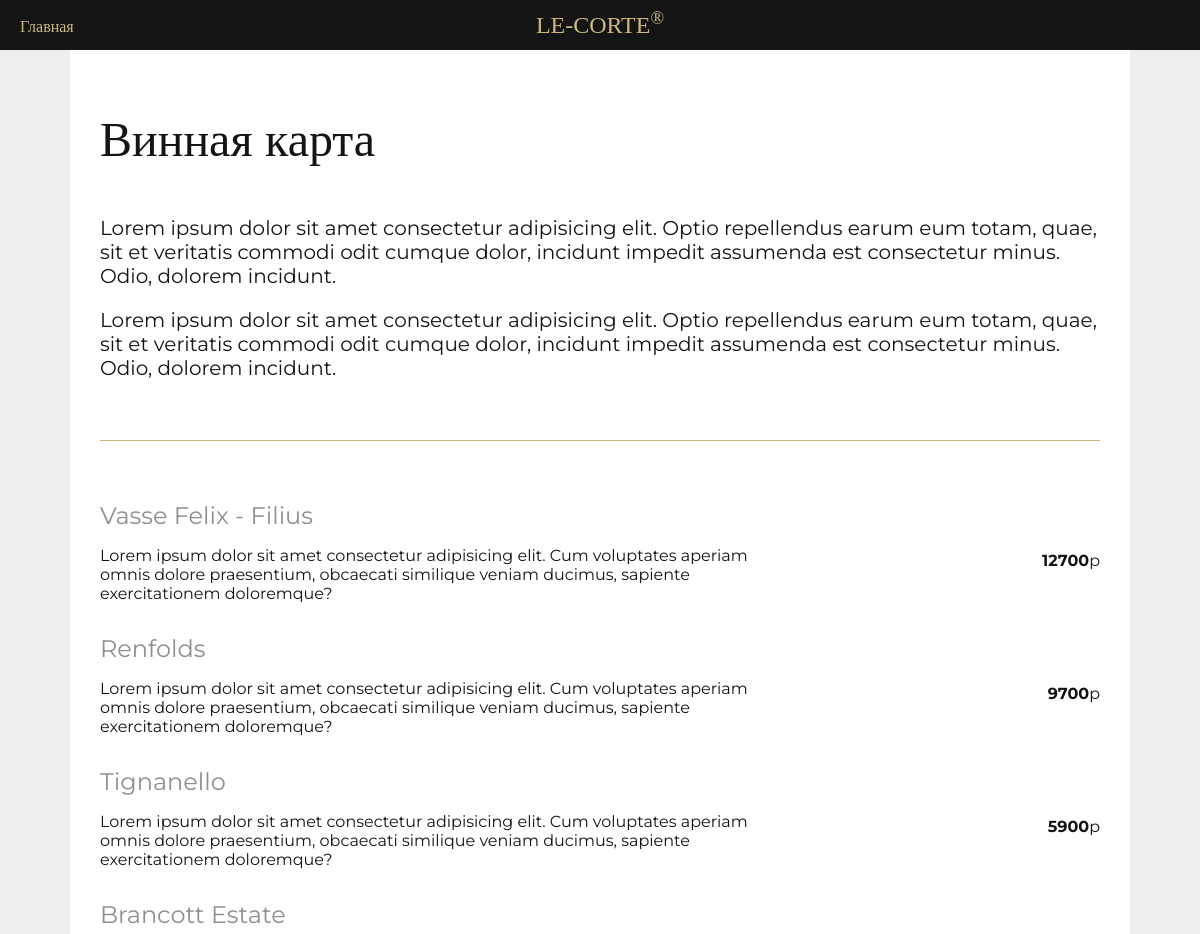
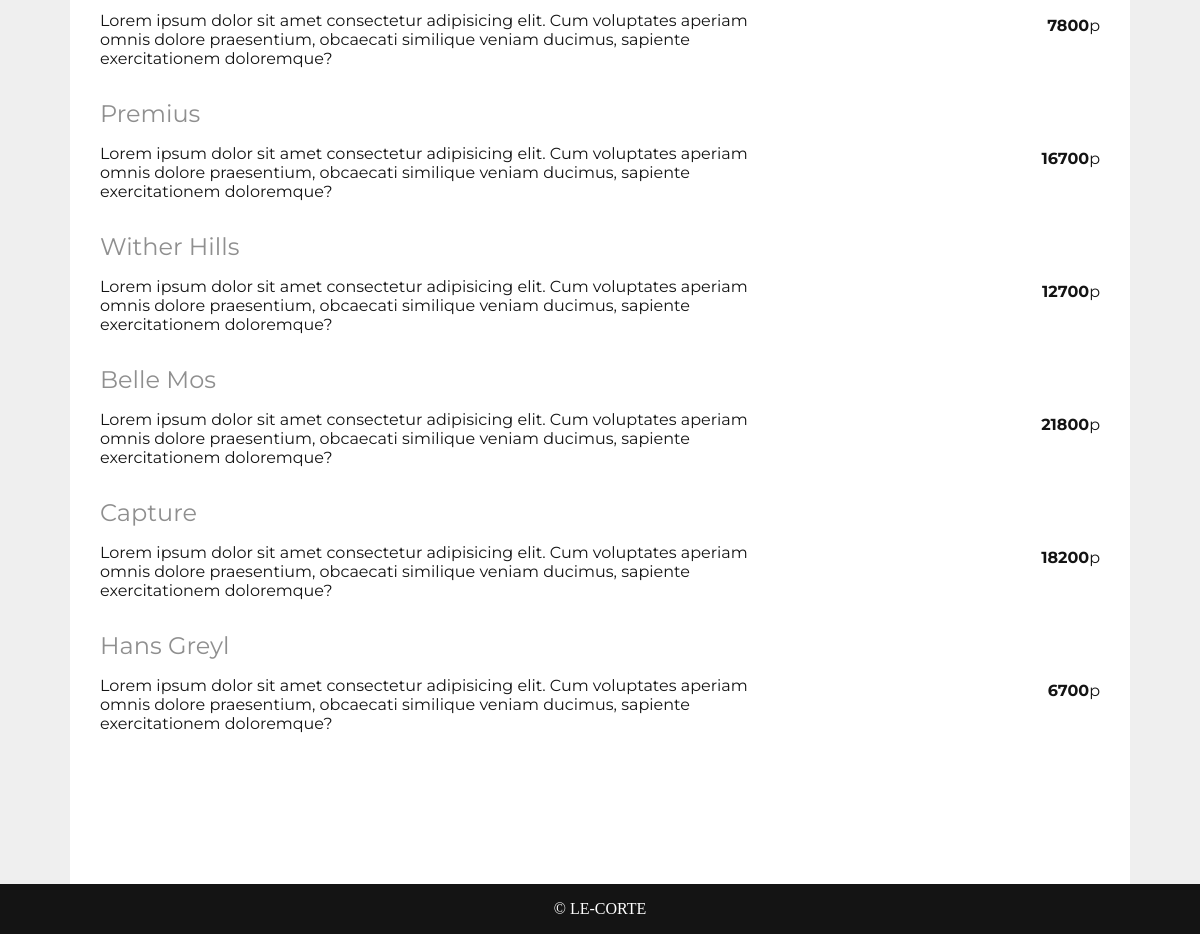
Screenshot of /catalog.php with the database file from the repository (2 pictures, top to bottom).
### tables this page shows
CREATE TABLE `product` (
  `id` int(11) NOT NULL,
  `title` varchar(45) NOT NULL,
  `description` text NOT NULL,
  `price` int(11) NOT NULL,
  `image_link` text NOT NULL
);

### catalog.php (the view, shortened to what this page needs)
<?php
require_once("../lecorte.loc/config/connect.php");
?>
<!DOCTYPE html>
<html lang="en">
<head>
    <link rel="stylesheet" href="css/catalog.css">
</head>
<body>
    <header class="header" id="header">
        <a class="back" href="index.php">Главная</a>
        <div class="logo-name">LE-CORTE<sup>®</sup></div>
    </header>
    <main>
        <div class="container">
            <section class="info-block">
                <p class="header-text">Винная карта</p>
                <p class="text">Lorem ipsum dolor sit amet consectetur adipisicing elit. Optio repellendus earum eum
                    totam, quae, sit et veritatis commodi odit cumque dolor, incidunt impedit assumenda est consectetur
                    minus. Odio, dolorem incidunt.</p>
                <p class="text">Lorem ipsum dolor sit amet consectetur adipisicing elit. Optio repellendus earum eum
                    totam, quae, sit et veritatis commodi odit cumque dolor, incidunt impedit assumenda est consectetur
                    minus. Odio, dolorem incidunt.</p>
            </section>
            <div class="horizontal-line"></div>
            <section class="collection-block">
                <?php
                $products = mysqli_query($connect, "SELECT * FROM `product`");
                $products = mysqli_fetch_all($products);
                foreach ($products as $product) {
                ?>
                    <div class="product-card">
                        <div>
                            <p class="product-title"><a href="product-page.php?id=<?= $product[0]; ?>" class="product-refer"><?= $product[1]; ?></a></p>
                            <p class="product-info"><?= $product[2]; ?></p>
                        </div>
                        <p class="price"><b><?= $product[3]; ?></b>p</p>
                    </div>
                <?php
                }
                ?>
            </section>
        </div>
    </main>
    <footer>
        <p class="copyright">© LE-CORTE</p>
    </footer>
</body>
</html>

### css/catalog.css (style rules this page uses)
body { margin: 0; overflow-x: hidden; background-color: #efefef; }
.header { background-color: #141414; position: relative; width: 100%; height: 50px; color: #cbb780; z-index: 10; }
.back { text-decoration: none; color: #cbb780; position: relative; top: 35%; left: 20px; font-size: 16px; font-family: 'Playfair'; z-index: 11; }
.logo-name { position: relative; top: -20%; text-align: center; font-family: 'Playfair'; font-size: 24px; }
sup { font-size: 18px; }
.container { max-width: 1000px; margin-left: auto; margin-right: auto; background-color: white; padding-left: 30px; padding-right: 30px; }
.header-text { margin-top: 0; padding-top: 60px; font-size: 48px; font-family:'Montserrat'; color: #141414; }
.text { font-size: 20px; font-family:'Montserrat'; color: #141414; }
.horizontal-line { display: block; border-bottom: 1px solid #cbb780; width: 100%; margin: 60px auto; }
.product-card { display: flex; justify-content: space-between; align-items: center; color:#141414; font-family: 'Montserrat'; margin: 15px auto; }
.product-refer { text-decoration: none; color: inherit; }
.product-title { margin: 0px; font-size: 24px; width: 500px; color:#8f8f8f; }
.product-info { width: 700px; }
.collection-block { padding-bottom: 120px; }
footer { background-color:#141414; height: 50px; }
.copyright { margin: 0px; line-height: 50px; text-align: center; color:white; }

### rows the page displays
product: title "Vasse Felix - Filius", description "Lorem ipsum dolor sit amet consectetur adipisicing elit. Cum voluptates aperiam omnis dolore praesentium, obcaecati similique veniam ducimus, sapiente exercitationem doloremque?", price "12700"
product: title "Renfolds", description "Lorem ipsum dolor sit amet consectetur adipisicing elit. Cum voluptates aperiam omnis dolore praesentium, obcaecati similique veniam ducimus, sapiente exercitationem doloremque?", price "9700"
product: title "Tignanello", description "Lorem ipsum dolor sit amet consectetur adipisicing elit. Cum voluptates aperiam omnis dolore praesentium, obcaecati similique veniam ducimus, sapiente exercitationem doloremque?", price "5900"
product: title "Brancott Estate", description "Lorem ipsum dolor sit amet consectetur adipisicing elit. Cum voluptates aperiam omnis dolore praesentium, obcaecati similique veniam ducimus, sapiente exercitationem doloremque?", price "7800"
product: title "Premius", description "Lorem ipsum dolor sit amet consectetur adipisicing elit. Cum voluptates aperiam omnis dolore praesentium, obcaecati similique veniam ducimus, sapiente exercitationem doloremque?", price "16700"
product: title "Wither Hills", description "Lorem ipsum dolor sit amet consectetur adipisicing elit. Cum voluptates aperiam omnis dolore praesentium, obcaecati similique veniam ducimus, sapiente exercitationem doloremque?", price "12700"
product: title "Belle Mos", description "Lorem ipsum dolor sit amet consectetur adipisicing elit. Cum voluptates aperiam omnis dolore praesentium, obcaecati similique veniam ducimus, sapiente exercitationem doloremque?", price "21800"
product: title "Capture", description "Lorem ipsum dolor sit amet consectetur adipisicing elit. Cum voluptates aperiam omnis dolore praesentium, obcaecati similique veniam ducimus, sapiente exercitationem doloremque?", price "18200"
product: title "Hans Greyl", description "Lorem ipsum dolor sit amet consectetur adipisicing elit. Cum voluptates aperiam omnis dolore praesentium, obcaecati similique veniam ducimus, sapiente exercitationem doloremque?", price "6700"
